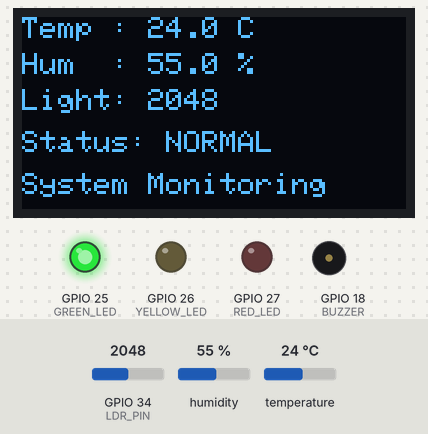
A sketch run on a simulated ESP32. On the bench: 128×64 one-colour display, output pins drawn as LEDs (lit = HIGH), buzzer (waves = sounding). Inputs (shaded band) come from the test bench; at power-on: humidity 55 %, temperature 24 °C, GPIO 34 (LDR_PIN) = 2048. What the sketch prints to the serial monitor is not drawn.

Above: at 4.7 s.
4.8 s: humidity set to 68 %
At 8.6 s:
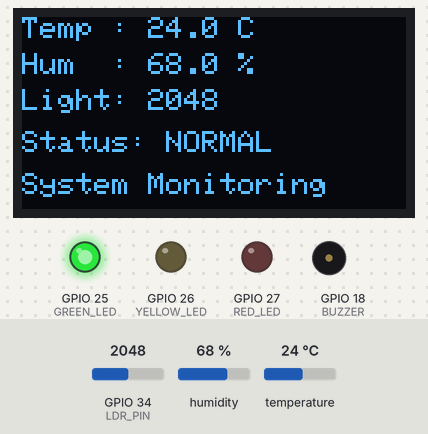
9.1 s: humidity set to 71 %
At 12.8 s:
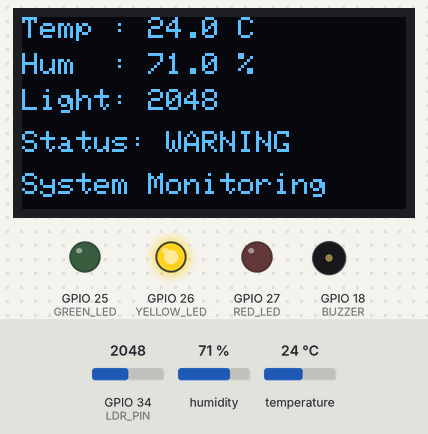
13.1 s: temperature set to 33 °C
At 16.8 s:
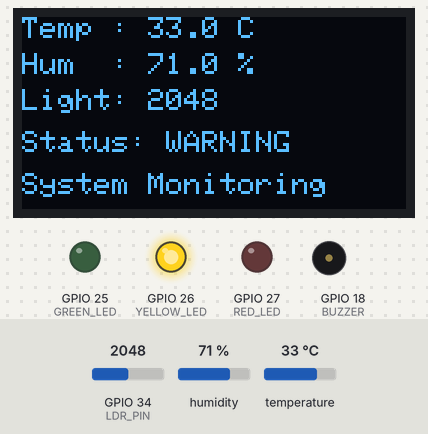
17.1 s: temperature set to 36 °C
At 21.0 s:
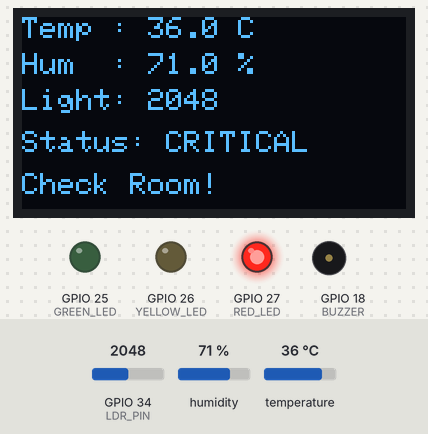
26.1 s: GPIO 34 (LDR_PIN) set to 2866
At 30.3 s:
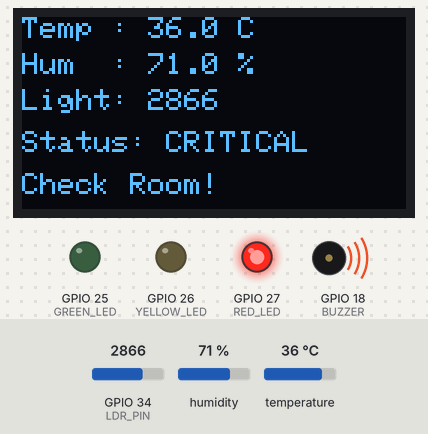
31.1 s: GPIO 34 (LDR_PIN) set to 3603
At 32.8 s:
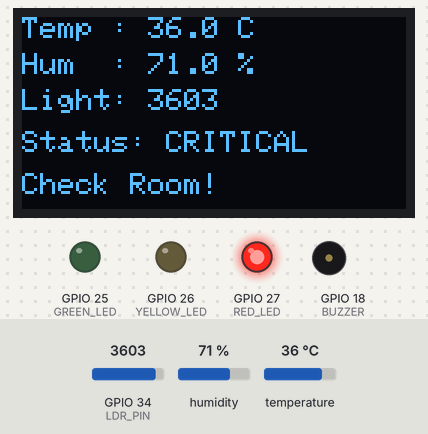
Timing chart, 0 to 37.1 s (numbered marks = the images above; inputs shaded):
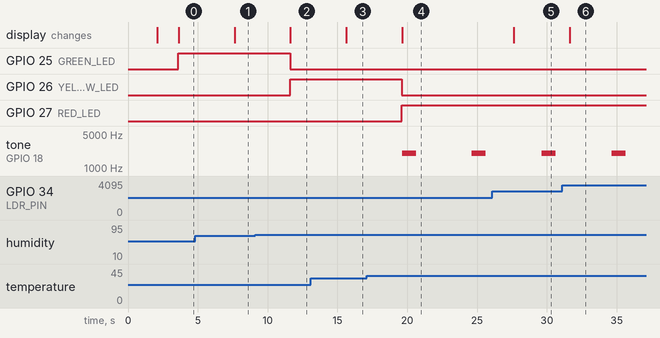

Measured:
- the behaviour switches between 69 and 70 % on humidity (found by bisection; images 1 and 2)
- the behaviour switches between 34 and 35 °C on temperature (found by bisection; images 3 and 4)
- after the input at 4.8 s, the display: changes after 2.8 s (image 1)
- after the input at 9.1 s, GPIO 25 (GREEN_LED): HIGH → LOW after 2.5 s; GPIO 26 (YELLOW_LED): LOW → HIGH after 2.5 s; the display: changes after 2.5 s (image 2)
- after the input at 13.1 s, the display: changes after 2.5 s (image 3)
- after the input at 17.1 s, GPIO 26 (YELLOW_LED): HIGH → LOW after 2.5 s; GPIO 27 (RED_LED): LOW → HIGH after 2.5 s; tone on GPIO 18 (BUZZER): alternates 2000 Hz for 1.0 s and silent for 4.0 s, starting after 2.5 s; the display: changes after 2.5 s (image 4)
- after the input at 26.1 s, the display: changes after 1.5 s (image 5)
- after the input at 31.1 s, the display: changes after 0.53 s (image 6)

The sketch:

Smart_environment_Monitoring.ino
```cpp
#include <Wire.h>
#include <Adafruit_GFX.h>
#include <Adafruit_SSD1306.h>
#include <DHT.h>

// ================= PIN CONFIGURATION =================

#define DHT_PIN 4
#define DHT_TYPE DHT11

#define LDR_PIN 34

#define GREEN_LED 25
#define YELLOW_LED 26
#define RED_LED 27

#define BUZZER 18

#define OLED_SDA 21
#define OLED_SCL 22

// ================= OLED =================

#define SCREEN_WIDTH 128
#define SCREEN_HEIGHT 64

Adafruit_SSD1306 display(
  SCREEN_WIDTH,
  SCREEN_HEIGHT,
  &Wire,
  -1
);

// ================= DHT =================

DHT dht(DHT_PIN, DHT_TYPE);

// ================= THRESHOLDS =================

const float WARNING_TEMP = 30.0;
const float CRITICAL_TEMP = 35.0;

const float WARNING_HUMIDITY = 70.0;
const float CRITICAL_HUMIDITY = 80.0;

// ================= TIMING =================

unsigned long lastSensorRead = 0;
const unsigned long SENSOR_INTERVAL = 2000;

// ================= SENSOR VALUES =================

float temperature = 0;
float humidity = 0;
int lightLevel = 0;

// ================= SYSTEM STATUS =================

enum SystemStatus {
  NORMAL,
  WARNING,
  CRITICAL,
  SENSOR_ERROR
};

SystemStatus status = SENSOR_ERROR;

// =====================================================
// SETUP
// =====================================================

void setup() {

  Serial.begin(115200);

  pinMode(GREEN_LED, OUTPUT);
  pinMode(YELLOW_LED, OUTPUT);
  pinMode(RED_LED, OUTPUT);

  pinMode(BUZZER, OUTPUT);

  pinMode(LDR_PIN, INPUT);

  digitalWrite(GREEN_LED, LOW);
  digitalWrite(YELLOW_LED, LOW);
  digitalWrite(RED_LED, LOW);

  noTone(BUZZER);

  Wire.begin(OLED_SDA, OLED_SCL);

  // Start OLED

  if (!display.begin(SSD1306_SWITCHCAPVCC, 0x3C)) {

    Serial.println("OLED ERROR");

    while (true) {

      digitalWrite(RED_LED, HIGH);
      delay(300);

      digitalWrite(RED_LED, LOW);
      delay(300);
    }
  }

  // Startup display

  display.clearDisplay();
  display.setTextColor(SSD1306_WHITE);
  display.setTextSize(1);

  display.setCursor(10, 5);
  display.println("SMART ENVIRONMENT");

  display.setCursor(20, 20);
  display.println("MONITORING SYSTEM");

  display.setCursor(35, 45);
  display.println("Initializing...");

  display.display();

  delay(2000);

  // Start DHT

  dht.begin();

  // Ready display

  display.clearDisplay();

  display.setTextSize(2);

  display.setCursor(25, 15);
  display.println("SYSTEM");

  display.setCursor(30, 38);
  display.println("READY");

  display.display();

  delay(1500);
}

// =====================================================
// MAIN LOOP
// =====================================================

void loop() {

  if (millis() - lastSensorRead >= SENSOR_INTERVAL) {

    lastSensorRead = millis();

    readSensors();

    determineStatus();

    updateLEDs();

    updateDisplay();

    printSerial();
  }

  handleBuzzer();
}

// =====================================================
// READ SENSORS
// =====================================================

void readSensors() {

  temperature = dht.readTemperature();

  humidity = dht.readHumidity();

  lightLevel = analogRead(LDR_PIN);
}

// =====================================================
// DETERMINE STATUS
// =====================================================

void determineStatus() {

  if (isnan(temperature) || isnan(humidity)) {

    status = SENSOR_ERROR;

    return;
  }

  if (
    temperature >= CRITICAL_TEMP ||
    humidity >= CRITICAL_HUMIDITY
  ) {

    status = CRITICAL;

    return;
  }

  if (
    temperature >= WARNING_TEMP ||
    humidity >= WARNING_HUMIDITY
  ) {

    status = WARNING;

    return;
  }

  status = NORMAL;
}

// =====================================================
// LED CONTROL
// =====================================================

void updateLEDs() {

  digitalWrite(GREEN_LED, LOW);
  digitalWrite(YELLOW_LED, LOW);
  digitalWrite(RED_LED, LOW);

  if (status == NORMAL) {

    digitalWrite(GREEN_LED, HIGH);
  }

  else if (status == WARNING) {

    digitalWrite(YELLOW_LED, HIGH);
  }

  else if (status == CRITICAL) {

    digitalWrite(RED_LED, HIGH);
  }

  else if (status == SENSOR_ERROR) {

    digitalWrite(RED_LED, (millis() / 500) % 2);
  }
}

// =====================================================
// BUZZER
// =====================================================

void handleBuzzer() {

  if (status != CRITICAL) {

    noTone(BUZZER);

    return;
  }

  static unsigned long buzzerTimer = 0;
  static bool buzzerOn = false;

  unsigned long currentTime = millis();

  if (!buzzerOn && currentTime - buzzerTimer >= 4000) {

    tone(BUZZER, 2000);

    buzzerOn = true;

    buzzerTimer = currentTime;
  }

  if (buzzerOn && currentTime - buzzerTimer >= 1000) {

    noTone(BUZZER);

    buzzerOn = false;

    buzzerTimer = currentTime;
  }
}

// =====================================================
// OLED DISPLAY
// =====================================================

void updateDisplay() {

  display.clearDisplay();

  display.setTextColor(SSD1306_WHITE);
  display.setTextSize(1);

  display.setCursor(0, 0);

  display.print("Temp : ");
  display.print(temperature, 1);
  display.println(" C");

  display.setCursor(0, 12);

  display.print("Hum  : ");
  display.print(humidity, 1);
  display.println(" %");

  display.setCursor(0, 24);

  display.print("Light: ");
  display.println(lightLevel);

  display.setCursor(0, 38);

  display.print("Status: ");

  if (status == NORMAL) {

    display.println("NORMAL");
  }

  else if (status == WARNING) {

    display.println("WARNING");
  }

  else if (status == CRITICAL) {

    display.println("CRITICAL");
  }

  else {

    display.println("SENSOR ERR");
  }

  display.setCursor(0, 52);

  if (status == CRITICAL) {

    display.println("Check Room!");
  }

  else if (status == SENSOR_ERROR) {

    display.println("Check DHT11!");
  }

  else {

    display.println("System Monitoring");
  }

  display.display();
}

// =====================================================
// SERIAL MONITOR
// =====================================================

void printSerial() {

  Serial.println("----------------------------");

  Serial.print("Temperature : ");
  Serial.print(temperature, 1);
  Serial.println(" C");

  Serial.print("Humidity    : ");
  Serial.print(humidity, 1);
  Serial.println(" %");

  Serial.print("Light Level : ");
  Serial.println(lightLevel);

  Serial.print("Status      : ");

  if (status == NORMAL) {

    Serial.println("NORMAL");
  }

  else if (status == WARNING) {

    Serial.println("WARNING");
  }

  else if (status == CRITICAL) {

    Serial.println("CRITICAL");
  }

  else {

    Serial.println("SENSOR ERROR");
  }
}
```
